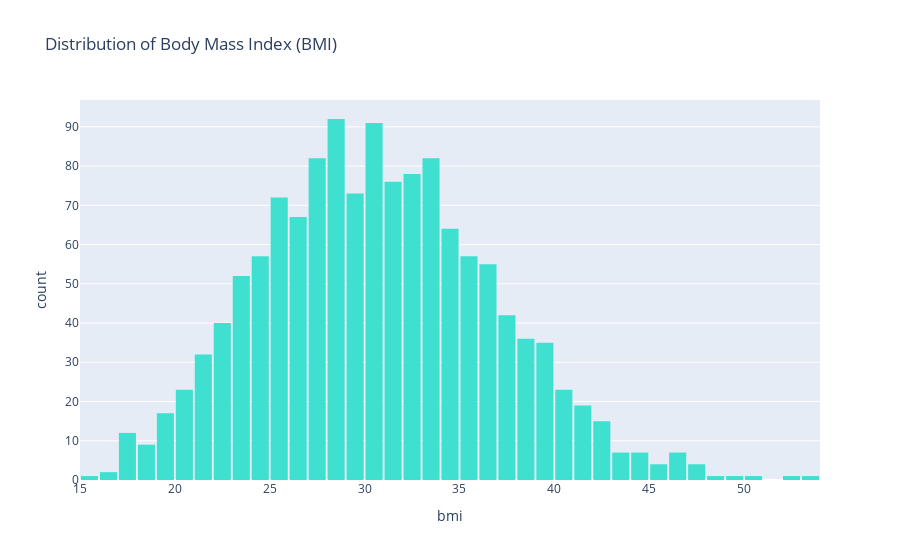

The code cell stored with this chart in its notebook:
### Markdown cell above
### Body Mass Index

Let's look at the distribution of BMI (Body Mass Index) of customers, using a histogram and box plot.

### Code cell
fig = px.histogram(acme_data, 
                   x = "bmi",
                   color_discrete_sequence=['turquoise'], 
                   title='Distribution of Body Mass Index (BMI)')

fig.update_layout(bargap=0.1)
fig.show()

### Figure 1 — Plotly figure (JSON) as saved in the notebook; plotly's stock layout.template omitted (floating-point values rounded to 4 significant figures; data arrays with more than 128 entries replaced by an {"elided": "..."} marker saying what was removed)
{"data": [{"alignmentgroup": "True", "bingroup": "x", "hovertemplate": "bmi=%{x}<br>count=%{y}<extra></extra>", "legendgroup": "", "marker": {"color": "turquoise", "pattern": {"shape": ""}}, "name": "", "offsetgroup": "", "orientation": "v", "showlegend": false, "type": "histogram", "x": {"elided": "1338 float values"}, "xaxis": "x", "yaxis": "y"}], "layout": {"bargap": 0.1, "barmode": "relative", "legend": {"tracegroupgap": 0}, "title": {"text": "Distribution of Body Mass Index (BMI)"}, "xaxis": {"anchor": "y", "domain": [0, 1], "title": {"text": "bmi"}}, "yaxis": {"anchor": "x", "domain": [0, 1], "title": {"text": "count"}}}}
